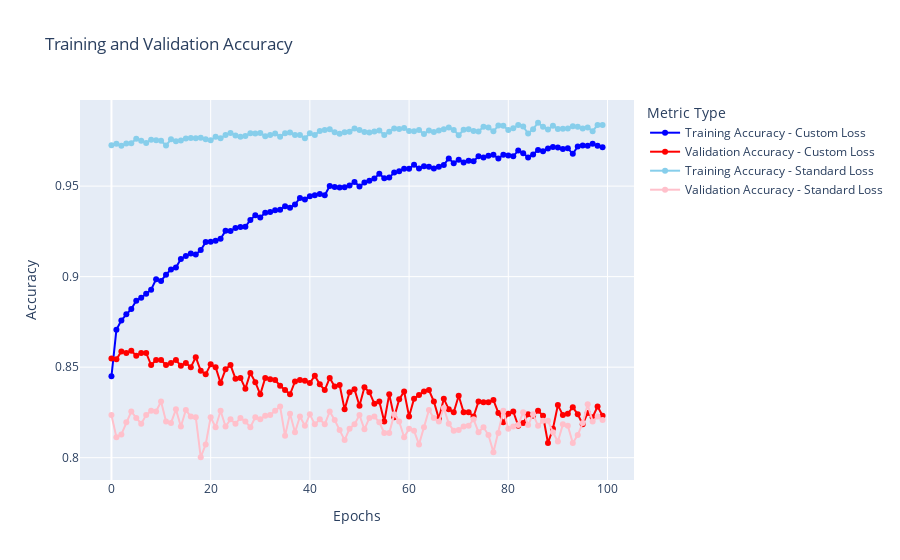
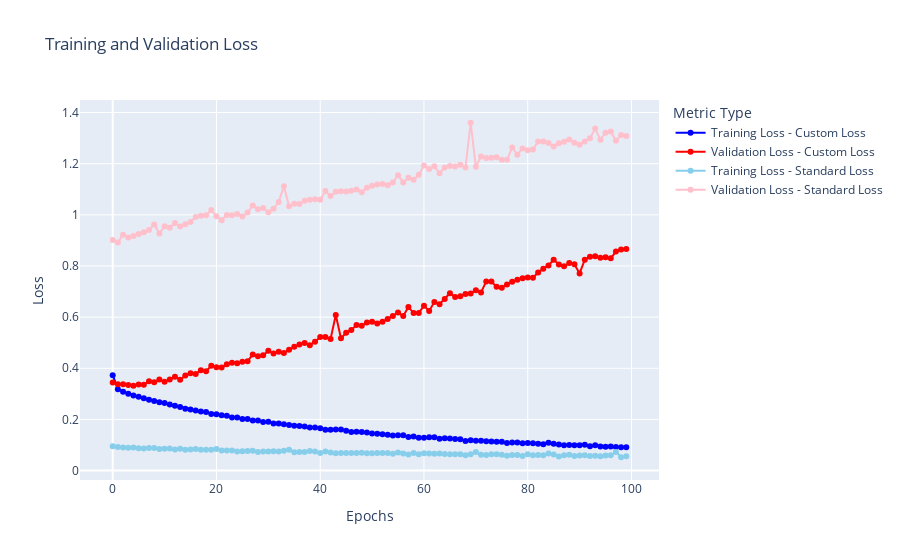

Source (notebook cell) for these figures, in order:
### Code cell
import plotly.graph_objects as go

def plot_accuracy(histories):
    # Create figure for accuracy
    fig = go.Figure()

    # Add accuracy traces with specified colors
    color_map = {'Custom Loss': ('blue', 'red'), 'Standard Loss': ('skyblue', 'pink')}
    for name, history in histories:
        train_color, val_color = color_map[name]
        fig.add_trace(go.Scatter(x=list(range(len(history.history['accuracy']))),
                                 y=history.history['accuracy'],
                                 name=f'Training Accuracy - {name}',
                                 mode='lines+markers',
                                 line=dict(color=train_color)))
        fig.add_trace(go.Scatter(x=list(range(len(history.history['val_accuracy']))),
                                 y=history.history['val_accuracy'],
                                 name=f'Validation Accuracy - {name}',
                                 mode='lines+markers',
                                 line=dict(color=val_color)))

    # Update layout for accuracy graph
    fig.update_layout(title='Training and Validation Accuracy',
                      xaxis_title='Epochs',
                      yaxis_title='Accuracy',
                      legend_title='Metric Type')

    fig.show()

def plot_loss(histories):
    # Create figure for loss
    fig = go.Figure()

    # Add loss traces with specified colors
    color_map = {'Custom Loss': ('blue', 'red'), 'Standard Loss': ('skyblue', 'pink')}
    for name, history in histories:
        train_color, val_color = color_map[name]
        fig.add_trace(go.Scatter(x=list(range(len(history.history['loss']))),
                                 y=history.history['loss'],
                                 name=f'Training Loss - {name}',
                                 mode='lines+markers',
                                 line=dict(color=train_color)))
        fig.add_trace(go.Scatter(x=list(range(len(history.history['val_loss']))),
                                 y=history.history['val_loss'],
                                 name=f'Validation Loss - {name}',
                                 mode='lines+markers',
                                 line=dict(color=val_color)))

    # Update layout for loss graph
    fig.update_layout(title='Training and Validation Loss',
                      xaxis_title='Epochs',
                      yaxis_title='Loss',
                      legend_title='Metric Type')

    fig.show()

# Assuming you have history1 and history2 as the history objects from your model training
plot_accuracy([('Custom Loss', history1), ('Standard Loss', history2)])
plot_loss([('Custom Loss', history1), ('Standard Loss', history2)])
